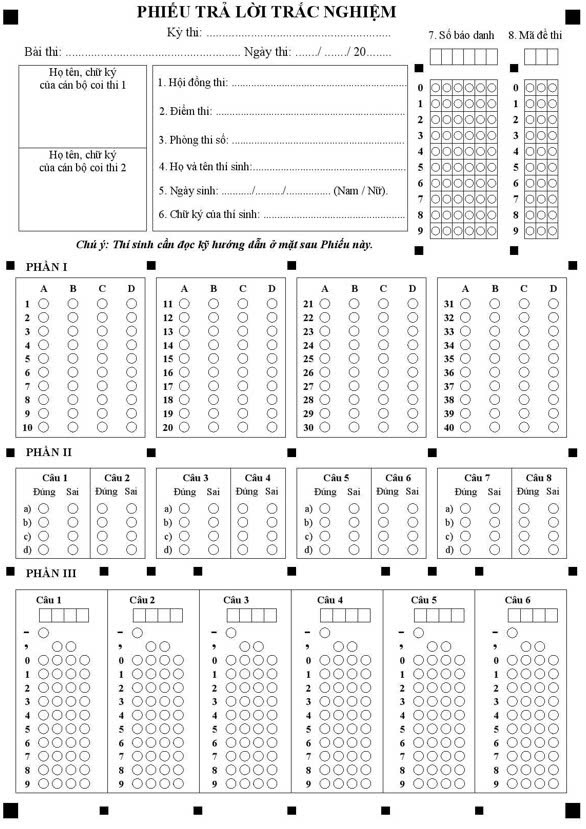
#> input picture efg.jpg, 586 x 829 px
$ python -i MDD2025.py   (imports and definitions only)
#> lines starting #> are read from the running program, lines starting #| are printed output that depends on the picture; after the words box and inside, x2 and y2 are one past the last pixel; in counts of white or black regions, pixels touching at a corner belong together
#> further down, picture is the input picture: shape (829, 586, 3); min 0, max 255, mean 238.3
### support2025.py
import cv2
import numpy as np
#area > 50
def rectContour(contours):
    rectCont =[]
    for contour in contours:
        area = cv2.contourArea(contour)
        if area >= 50:
            peri = cv2.arcLength(contour, True)
            approx = cv2.approxPolyDP(contour,0.04*peri,True)
            if len(approx) == 4:
                rectCont.append(contour)
    rectCont = sorted(rectCont,key= cv2.contourArea,reverse=True)
    return rectCont
# [73 lines left out: functions splitImg, restoreImg, splitImgPart3, restoreImg_Part3, splitAns, not called in this run]
def resizeImg(img,width,height):
    img = cv2.resize(img,(width,height))
    return img
# [7 lines left out: function getPointAnswer, not called in this run]
def getPointAnswer_2025(secW,secH,x,y):
    #offSetX =[25,45,65,85]
    #offSetY =[-10,-30,-60,-80,-110]
    cX = (secW*x + secW//2)
    cY = (secH*y + secH//2)
    point = [cX,cY]
    return point
# [24 lines left out: function showAnswer, not called in this run]
def countPixelPartCol(ans,rows,cols):
    countR,countC = 0,0
    pixel = np.zeros((cols,rows))
    for img in ans:
        totalPixel = cv2.countNonZero(img)
        pixel[countC][countR] = totalPixel
        countR+=1
        if countR == rows:
            countC +=1
            countR =0
    return pixel
# [57 lines left out: functions countPixelPartRows, splitMDD, takeMDD, getPointMdd, showMDD, not called in this run]
def countIndex(pixelValues,questions):
    myIndex_1 =[]
    for i in range(questions):
        arr = pixelValues[i]
        marked = np.where(arr >= 100)[0]
        if len(marked) == 0:
            myIndex_1.append(-1)
        elif len(marked) == 1:
            digit = int(marked[0])
            myIndex_1.append(digit)
        else:
            myIndex_1.append(-2)
    return myIndex_1
# [17 lines left out: function splitAnsPart2, not called in this run]
def splitAnsPart3(boxes,rows,cols):
    ans = []
    for image in boxes:
        h,w = image.shape[:2]
        piece_w = w // cols
        piece_h = h // rows
        part = []
        for x in range(cols):
            col = []
            for y in range(rows):
                x_start = x*piece_w
                x_end = x_start+ piece_w
                y_start = y*piece_h
                y_end = y_start+piece_h
                piece = image[y_start:y_end,x_start:x_end]
                col.append(piece)
            part = part + col
        ans.append(part)
    return ans
# [54 lines left out: functions char_to_index, change_to_ans_part3, showAnswerPart_3, not called in this run]
def showMDD_MD(img,index,questions,choices):
    h,w = img.shape[:2]
    sec_w = w // questions
    sec_h = h // choices
    radius = min(sec_w, sec_h) // 3
    for x in range(questions):
        if index[x] >= 0:
            myPoint = getPointAnswer_2025(sec_w,sec_h,x,index[x])
            cv2.circle(img,myPoint,radius,(0,255,0),cv2.FILLED,lineType=cv2.LINE_AA)
    return img
def convertMDD_MD(arr):
    result = ""
    for x in arr:
        if x == -1 or x == -2:
            result += "x"
        else:
            result += str(x)
    return result


### solveImg.py
import cv2
import numpy as np
# [83 lines left out: functions takeImageAnswer, takeImageAfterWarp, not called in this run]
def takeImageMDD(img,contours,indexX,indexY):
    ori_x1,ori_x2,ori_x3,ori_x4,ori_x5,ori_x6 = indexX[:6]
    x1,x2,x3,x4,x5,x6 = indexX[:6]
    ori_y1,ori_y2,ori_y3,ori_y4 = indexY[:4]
    y1,y2,y3,y4 = indexY[:4]
    time,a,b,c,d = 0,0,0,0,0
    step = 10
    pointContour = np.zeros((4,2))
    while(a!=1 or b!=1 or c!=1 or d!=1) and time!=10:
        for contour in contours:
            x,y,w,h = cv2.boundingRect(contour)
            if a!=1:
                x2 = ori_x2+time*step
                y2 = ori_y2+time*step
                if x1<=x<=x2 and x1<=x+w<=x2 and y1<=y<=y2 and y1<=y+h<=y2:
                    cv2.rectangle(img, (x1, y1), (x2, y2), (0, 255, 0), 2)
                    a =1
                    pointContour[0][0],pointContour[0][1] = x,y
            if c!=1:
                x4 = ori_x4+time*step
                y4 = ori_y4+time*step
                if x3<=x<=x4 and x3<=x+w<=x4 and y3<=y<=y4 and y3<=y+h<=y4:
                    cv2.rectangle(img, (x3, y3), (x4, y4), (0, 255, 0), 2)
                    c =1
                    pointContour[2][0],pointContour[2][1] = x,y
            if b!=1:
                x4 = ori_x4+time*step
                y2 = ori_y2+time*step
                if x3<=x<=x4 and x3<=x+w<=x4 and y1<=y<=y2 and y1<=y+h<=y2:
                    cv2.rectangle(img, (x3, y1), (x4, y2), (0, 255, 0), 2)
                    b =1
                    pointContour[1][0],pointContour[1][1] = x,y
            if d!=1:
                x6 = ori_x6+time*step
                y4 = ori_y4+time*step
                if x5<=x<=x6 and x5<=x+w<=x6 and y3<=y<=y4 and y3<=y+h<=y4:
                    cv2.rectangle(img, (x5, y3), (x6, y4), (0, 255, 0), 2)
                    d =1
                    pointContour[3][0],pointContour[3][1] = x,y
        time+=1
    return img,pointContour

### MDD2025.py
import cv2
import support2025 as sp
import solveImg as si
def getMDD_MD(img):
    img = cv2.resize(img, (1000,1400))
    imgAns = img.copy()
    #Gray
    imgGray = cv2.cvtColor(img,cv2.COLOR_BGR2GRAY)
    # Blur
    imgBlur = cv2.GaussianBlur(imgGray, (5,5), 1)
    #threshold
    imgThresh = cv2.threshold(imgBlur,135,255,cv2.THRESH_BINARY_INV)[1]
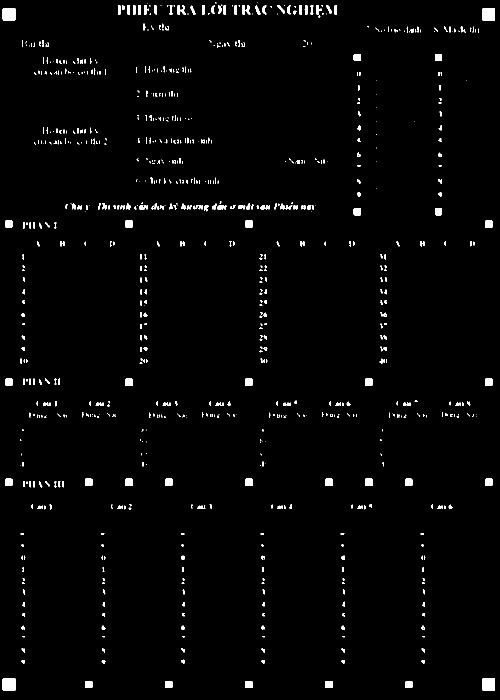
#> imgThresh: shape (1400, 1000) (shown at 1/2 size); 1.8% white; 833 white regions (503 under 20 px), largest, box (x1, y1, x2, y2) and area: (5, 1356, 31, 1382) 670, (5, 16, 31, 42) 664, (965, 1356, 990, 1382) 646
    # Canny
    imgCanny = cv2.Canny(imgBlur, 50, 150)
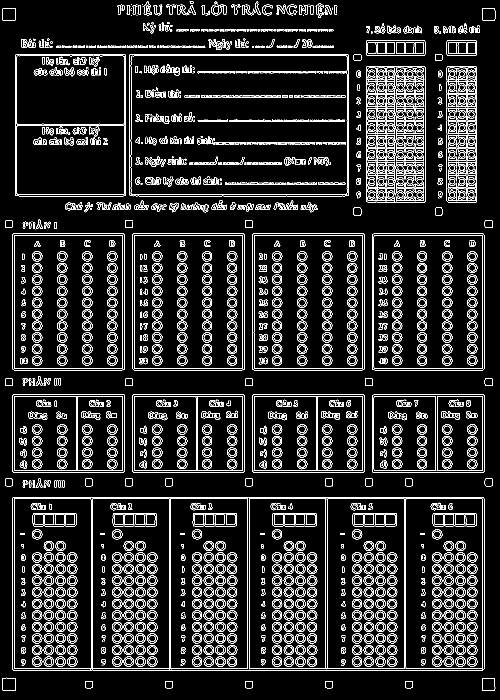
#> imgCanny: shape (1400, 1000) (shown at 1/2 size); 10.2% white in thin lines or dots
    #cv2.imshow("thresh",imgThresh)
    #contour
    contours,h = cv2.findContours(imgCanny,cv2.RETR_TREE,cv2.CHAIN_APPROX_SIMPLE)
#> contours = 4527 contours, 1362 with area under 20; largest, box (x1, y1, x2, y2) and area: (25, 994, 969, 1341) 210923, (258, 108, 698, 393) 123856, (258, 108, 698, 393) 123854, (261, 111, 695, 389) 119664, (261, 111, 695, 389) 119579
    #loc ra contours tu giac area > 50
    contours = sp.rectContour(contours)
#> the loop in rectContour, `for contour in contours:` made 4527 passes
#> (area, peri, approx) on passes 1, 3, 4, 5, 7, 8, 9, 10, 11, 12: (189, 53.66, [[811, 1362], [810, 1374], [824, 1375], [824, 1362]]), (202.5, 55.07, [[650, 1363], [651, 1375], [665, 1375], [664, 1362]]), (197.5, 52.73, [[650, 1364], [663, 1362], [665, 1374], [652, 1375]]), (202, 55.66, [[490, 1362], [490, 1375], [504, 1375], [504, 1362]]), (192, 54.83, [[330, 1362], [330, 1375], [344, 1375], [344, 1362]]), (190, 52.49, [[330, 1363], [343, 1362], [344, 1374], [331, 1375]]), (191, 54.83, [[170, 1362], [170, 1375], [184, 1375], [184, 1362]]), (189, 52.49, [[170, 1363], [183, 1362], [184, 1374], [171, 1375]]), (624, 99.66, [[965, 1356], [965, 1381], [989, 1381], [989, 1356]]), (622, 97.31, [[966, 1356], [989, 1357], [988, 1381], [964, 1379]])
#> (area, peri) on passes 2, 6, 17, 18, 20, 21: (186, 51.31), (200, 53.31), (62, 49.8), (51.5, 27.56), (311.5, 65.7), (291.5, 63.36)
#> after the loop in rectContour, `for contour in contours:`: rectCont = 238 contours; largest, box (x1, y1, x2, y2) and area: (258, 108, 698, 393) 123856, (258, 108, 698, 393) 123854, (261, 111, 695, 389) 119664, (261, 111, 695, 389) 119579, (30, 108, 252, 393) 62584
#> contours has the same summary as rectCont in rectContour
    #cv2.drawContours(img, contours, -1, (0,255,0), 2)
    imgPart_MDD_original = img.copy()
    imgPart_MD_original = img.copy()
    imgPart_MDD_origina,pointContours = si.takeImageMDD(imgPart_MDD_original,contours,[610,620,805,810,890,910],[120,160,410,450])
#> after the loop in takeImageMDD, `while(a!=1 or b!=1 or c!=1 or d!=1) and time!=10:`: a = 0; b = 1; pointContour = [[0, 0], [814, 169], [870, 415], [969, 440]]; time = 10; x2 = 710; x4 = 890; x6 = 990; y2 = 250; y4 = 530
#> pointContours = [[0, 0], [814, 169], [870, 415], [969, 440]]
    per_x1,per_y1 = int(pointContours[0][0]) + 22,int(pointContours[0][1]) + 20
#> per_x1 = 22; per_y1 = 20
    per_x2 = int(pointContours[1][0])
#> per_x2 = 814
    per_x4,per_y3 = int(pointContours[3][0]),int(pointContours[2][1]) - 10
#> per_x4 = 969; per_y3 = 405
    imgPart_1 = imgThresh[per_y1:per_y3,per_x1:per_x2 - 12]
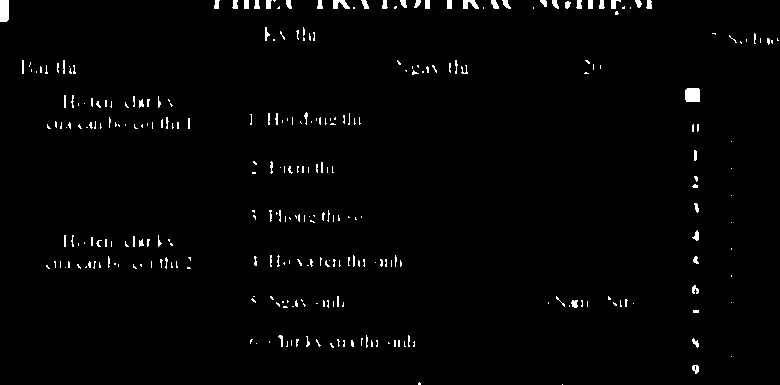
#> imgPart_1: shape (385, 780); 1.6% white; 303 white regions (235 under 20 px), largest, box (x1, y1, x2, y2) and area: (685, 88, 700, 102) 204, (0, 0, 9, 22) 195, (333, 0, 350, 9) 99
    imgPart_2 = imgThresh[per_y1+2:per_y3,per_x2 + 20:per_x4]
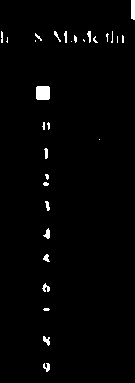
#> imgPart_2: shape (383, 135); 1.6% white; 30 white regions (16 under 20 px), largest, box (x1, y1, x2, y2) and area: (36, 86, 50, 100) 192, (131, 0, 135, 20) 78, (43, 228, 50, 239) 43
    imgPart_1_clone = img[per_y1:per_y3,per_x1:per_x2 - 12]
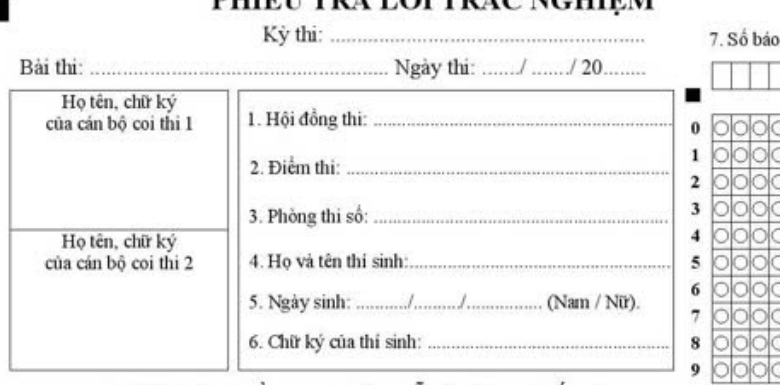
#> imgPart_1_clone: shape (385, 780, 3); min 0, max 255, mean 240.3
    imgPart_2_clone = img[per_y1+2:per_y3,per_x2 + 20:per_x4]
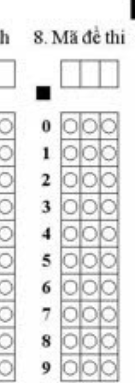
#> imgPart_2_clone: shape (383, 135, 3); min 0, max 255, mean 229.1
    ans_1 = sp.splitAnsPart3([imgPart_1],10,8)
#> the loop in splitAnsPart3, `for image in boxes:` made 1 pass
#> (h, w, piece_w, piece_h) on pass 1: (385, 780, 97, 38)
#> after the loop in splitAnsPart3, `for image in boxes:`: ans = 1 item
#> ans_1 = 1 item
    ans_2 = sp.splitAnsPart3([imgPart_2],10,4)
#> the loop in splitAnsPart3 (call 2), `for image in boxes:` made 1 pass
#> (h, w, piece_w, piece_h) on pass 1: (383, 135, 33, 38)
#> ans_2 = 1 item
    pixel_1 = sp.countPixelPartCol(ans_1[0],10,8)
#> the loop in countPixelPartCol, `for img in ans:` made 80 passes
#> totalPixel on passes 1 to 12: 195, 135, 72, 85, 0, 0, 113, 32, 0, 0, 0, 0
#> after the loop in countPixelPartCol, `for img in ans:`: countC = 8; countR = 0
    pixel_2 = sp.countPixelPartCol(ans_2[0],10,4)
#> the loop in countPixelPartCol (call 2), `for img in ans:` made 40 passes
#> totalPixel on passes 1 to 12: 14, 15, 0, 0, 0, 0, 0, 0, 0, 0, 42, 21
    myIndex_1 = sp.countIndex(pixel_1,8)
#> the loop in countIndex, `for i in range(questions):` made 8 passes
#> (arr, marked, digit) on passes 3, 6, 7, 8: ([308, 13, 4, 65, 68, 72, 67, 38, 44, 20], [0], 0), ([250, 0, 0, 0, 0, 0, 0, 40, 30, 0], [0], 0), ([240, 28, 0, 0, 0, 0, 0, 36, 22, 0], [0], 0), ([18, 54, 204, 36, 61, 33, 76, 44, 32, 67], [2], 2)
#> (arr, marked) on passes 1, 2, 4, 5: ([195, 135, 72, 85, 0, 0, 113, 32, 0, 0], [0, 1, 6]), ([0, 0, 147, 142, 0, 0, 232, 40, 0, 0], [2, 3, 6]), ([278, 20, 5, 121, 85, 96, 165, 62, 102, 103], [0, 3, 6, 8, 9]), ([269, 142, 0, 0, 0, 0, 32, 3, 23, 44], [0, 1])
#> after the loop in countIndex, `for i in range(questions):`: myIndex_1 = [-2, -2, 0, -2, -2, 0, 0, 2]
#> myIndex_1 = [-2, -2, 0, -2, -2, 0, 0, 2]
    myIndex_2 = sp.countIndex(pixel_2,4)
#> the loop in countIndex (call 2), `for i in range(questions):` made 4 passes
#> (arr, marked, digit) on pass 2: ([42, 21, 192, 45, 56, 31, 76, 40, 47, 51], [2], 2)
#> arr on passes 1, 3, 4: [14, 15, 0, 0, 0, 0, 0, 0, 0, 0], [38, 44, 0, 0, 0, 0, 0, 0, 0, 0], [42, 26, 0, 1, 0, 0, 0, 0, 0, 0]
#> myIndex_2 = [-1, 2, -1, -1]
    part_1_colored = sp.showMDD_MD(imgPart_1_clone,myIndex_1,8,10)
#> the loop in showMDD_MD, `for x in range(questions):` made 8 passes
#> myPoint on passes 3, 6, 7, 8: [242, 19], [533, 19], [630, 19], [727, 95]
    part_2_colored = sp.showMDD_MD(imgPart_2_clone,myIndex_2,4,10)
#> the loop in showMDD_MD (call 2), `for x in range(questions):` made 4 passes
#> myPoint on pass 2: [49, 95]
    img[per_y1:per_y3,per_x1:per_x2 - 12] = part_1_colored
#> img: shape (1400, 1000, 3)
    img[per_y1+2:per_y3,per_x2 + 20:per_x4] = part_2_colored

    studentID = sp.convertMDD_MD(myIndex_1)
#> the loop in convertMDD_MD, `for x in arr:` made 8 passes
#> (x, result) on passes 1 to 8: (-2, 'x'), (-2, 'xx'), (0, 'xx0'), (-2, 'xx0x'), (-2, 'xx0xx'), (0, 'xx0xx0'), (0, 'xx0xx00'), (2, 'xx0xx002')
#> studentID = 'xx0xx002'
    examID = sp.convertMDD_MD(myIndex_2)
#> the loop in convertMDD_MD (call 2), `for x in arr:` made 4 passes
#> examID = 'x2xx'
    cv2.putText(img,f"{studentID}",(int(per_x1), int(pointContours[0][1])),cv2.FONT_HERSHEY_SIMPLEX,0.8,(0,0,255),2,cv2.LINE_AA)
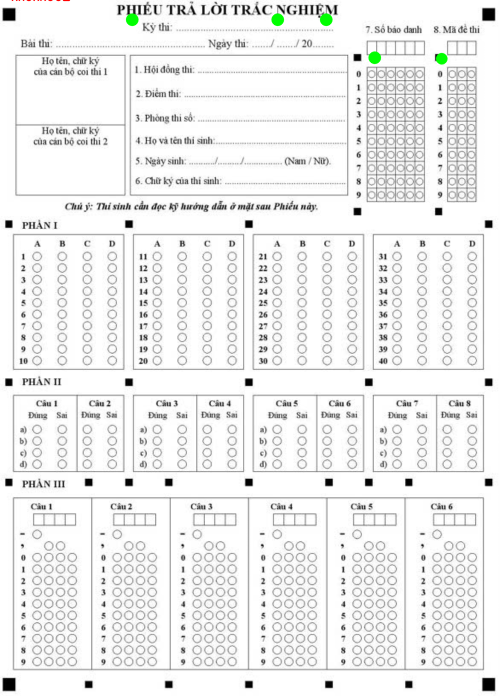
#> img: shape (1400, 1000, 3) (shown at 1/2 size); mean of channels 0, 1, 2 237.8, 238.2, 237.8; drawn as B, G, R
    cv2.putText(img,f"{examID}",(int(per_x2 + 20), int(pointContours[0][1])),cv2.FONT_HERSHEY_SIMPLEX,0.8,(0,0,255),2,cv2.LINE_AA)
#> img: shape (1400, 1000, 3); 0.01% of pixels changed, all inside (x1, y1, x2, y2) = (834, 0, 891, 3)
    return img

>>> import cv2
>>> picture = cv2.imread('efg.jpg')
>>> result = getMDD_MD(picture)
